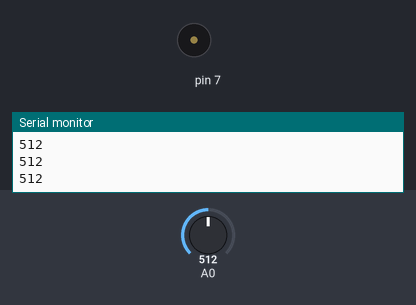
A sketch run on a simulated Arduino Uno, built with avr-gcc and run on an emulated ATmega328P. On the bench: buzzer (waves = sounding), the last lines printed to the serial monitor. The test bench sets the inputs (shaded band); at power-on: A0 = 512.

Above: at 1.2 s.
1.3 s: A0 set to 311
2.8 s: A0 set to 285
At 3.9 s:
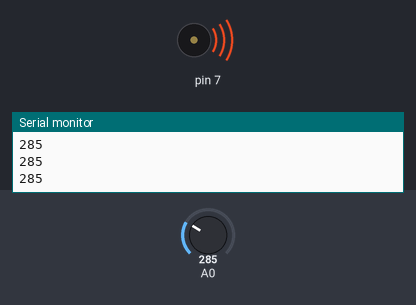
Timing chart, 0 to 5.8 s (numbered marks = the images above; inputs shaded):
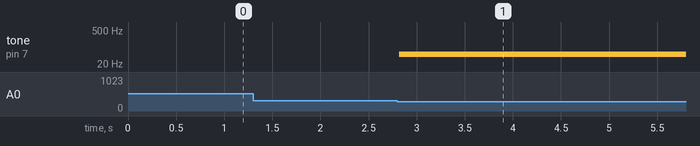

Measured:
- the behaviour switches between 300 and 299 on A0 (found by bisection; images 0 and 1)
- after the input at 2.8 s, tone on pin 7: silent → 50 Hz at once

The sketch:

water_sensor.ino
```cpp
void setup()
{
  // put your setup code here, to run once:

  pinMode(A0,INPUT);
  Serial.begin(9600);
  pinMode(7,OUTPUT);

}

void loop() {
  // put your main code here, to run repeatedly:
  int data;
  data=analogRead(A0);
  Serial.println(data);
  delay(10);
   if(data<300)
  {
    tone(7,50);
  }
  else
  {
    noTone(7);
  }
}
```
